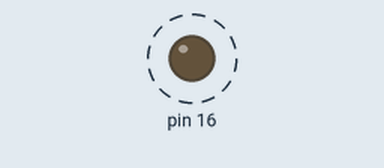
Simulated run of this sketch. Board: Arduino Uno, built with avr-gcc and run on an emulated ATmega328P. On the bench: output pins drawn as LEDs (lit = HIGH). Dashed ring = blinking. What the sketch prints to the serial monitor is not drawn.

Above: at 0.2 s.
Timing chart, 0 to 3.0 s (numbered marks = the images above):
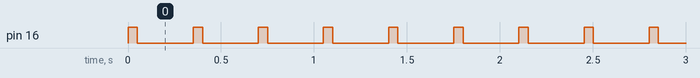

The sketch:

test.ino
```cpp
int i;

void setup() {
	Serial.begin(9600);
	pinMode(16, OUTPUT);
}

void loop() {
	Serial.print("Hello, World! ");
	Serial.println(i++);
	if (i > 250) i = 0;
	digitalWrite(16, HIGH);
	delay(50);
	digitalWrite(16, LOW);
	delay(300);
}
```

Measured:
- by itself, pin 16: alternates HIGH for 0.05 s and LOW for 0.30 s
